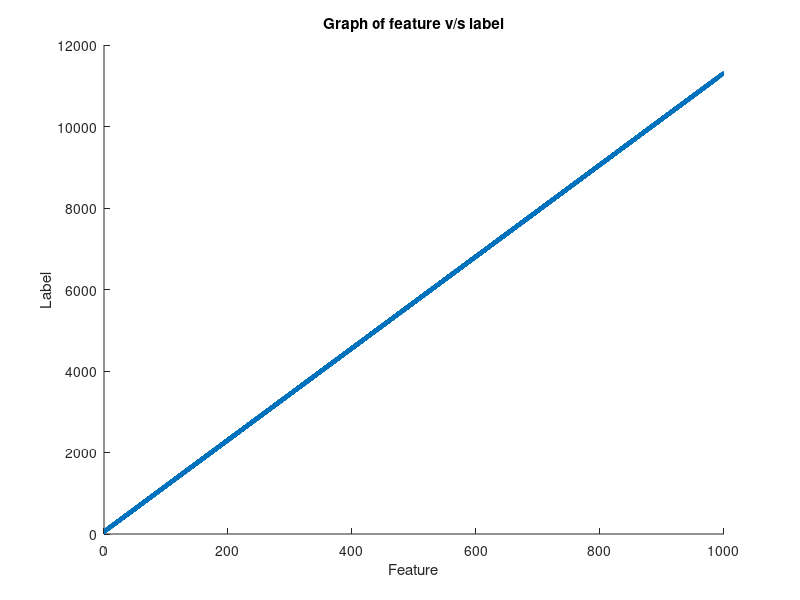
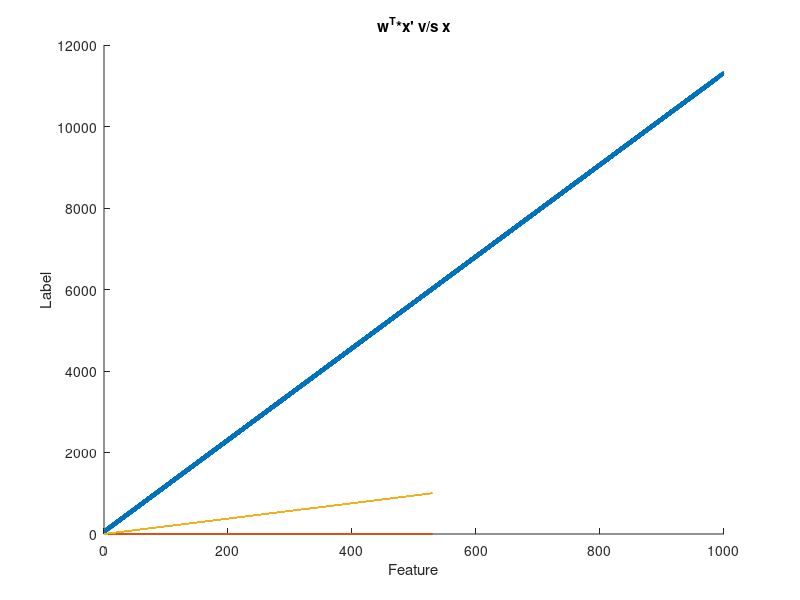
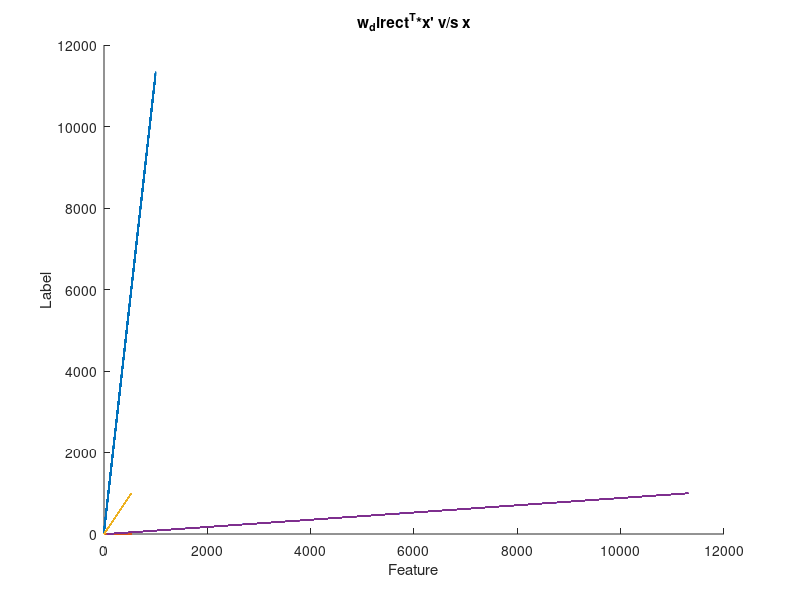
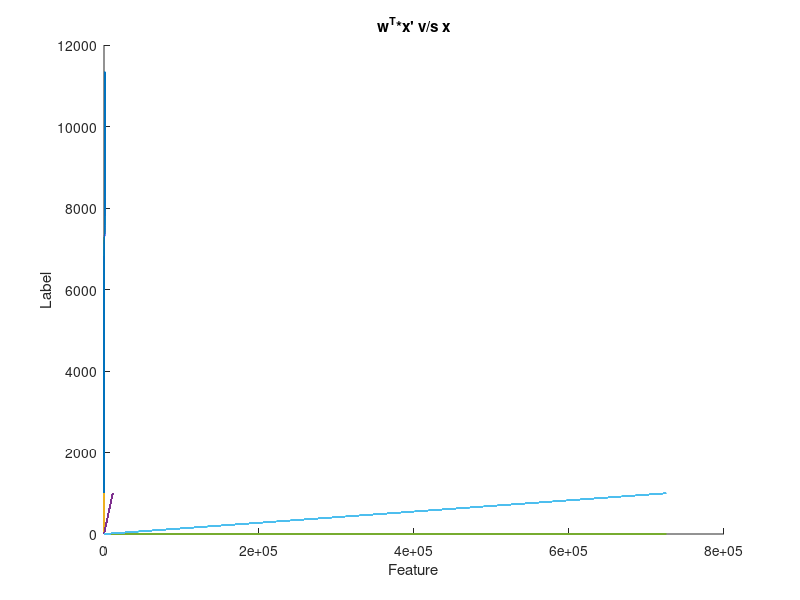

Source code (MATLAB) for these figures, in order:
train=csvread("train.csv");
feature = train(:,1);
label = train(:,2);

X_train = train(:,1);
X_train = [ones(rows(X_train), 1) X_train];
Y_train = train(:,2);
#step 2
w=rand(2,1);

#step 3
hold on;
plot(feature, label);

xlabel ("Feature");
ylabel ("Label");
title ("Graph of feature v/s label");
print -dpdf "plot1.pdf";
close

x= X_train';
wt= w';
t=wt*x;
hold on;
plot(t,x);
title("w^T*x' v/s x");
print -dpdf "plot2.pdf";
close

#step 4
w_direct=inv(x*X_train)*x*Y_train;
k=w_direct'*x;
hold on;
plot(k,feature);
title ("w_direct^T*x' v/s x");
print -dpdf "plot3.pdf";
close

#step 5
eta=0.00000001;

for i=1 : 2,
	for j=1 : length(feature),
		xj=([1,feature(j)]);
		yj=label(j);
		xjt=xj';
		w=w - eta*xjt*(wt*xjt - yj);
		#if (mod(j, 100) == 0),
			
			#hold on;
			#k1=w'*X_train';
			#plot(k1, X_train);
			#title ("w^T*x' v/s x");
			#print -dpdf "plot4.pdf";
			#close
		#end,
	end,
end,

#step 6
hold on;
k2=w'*X_train';
plot(k2,X_train);
title ("w^T*x' v/s x");
print -dpdf "plot5.pdf";
close

#step 7
test=csvread("test.csv");
testfeature = test(:,1);
testlabel = test(:,2);

X_test = test(:,1);
X_test = [ones(rows(X_test), 1) X_test];
Y_test = test(:,2);
y_pred1=X_test*w;
y_pred2=X_test*w_direct;
m=min(length(testfeature), length(feature));
rms1=0;
for i=1:m,
	rms1=rms1+(y_pred1(j)-Y_test(j))^2;
end,
rms1=sqrt(rms1/m)

rms2=0;
for i=1:m,
	rms2=rms2+(y_pred2(j)-Y_test(j))^2;
end,
rms2=sqrt(rms2/m)




